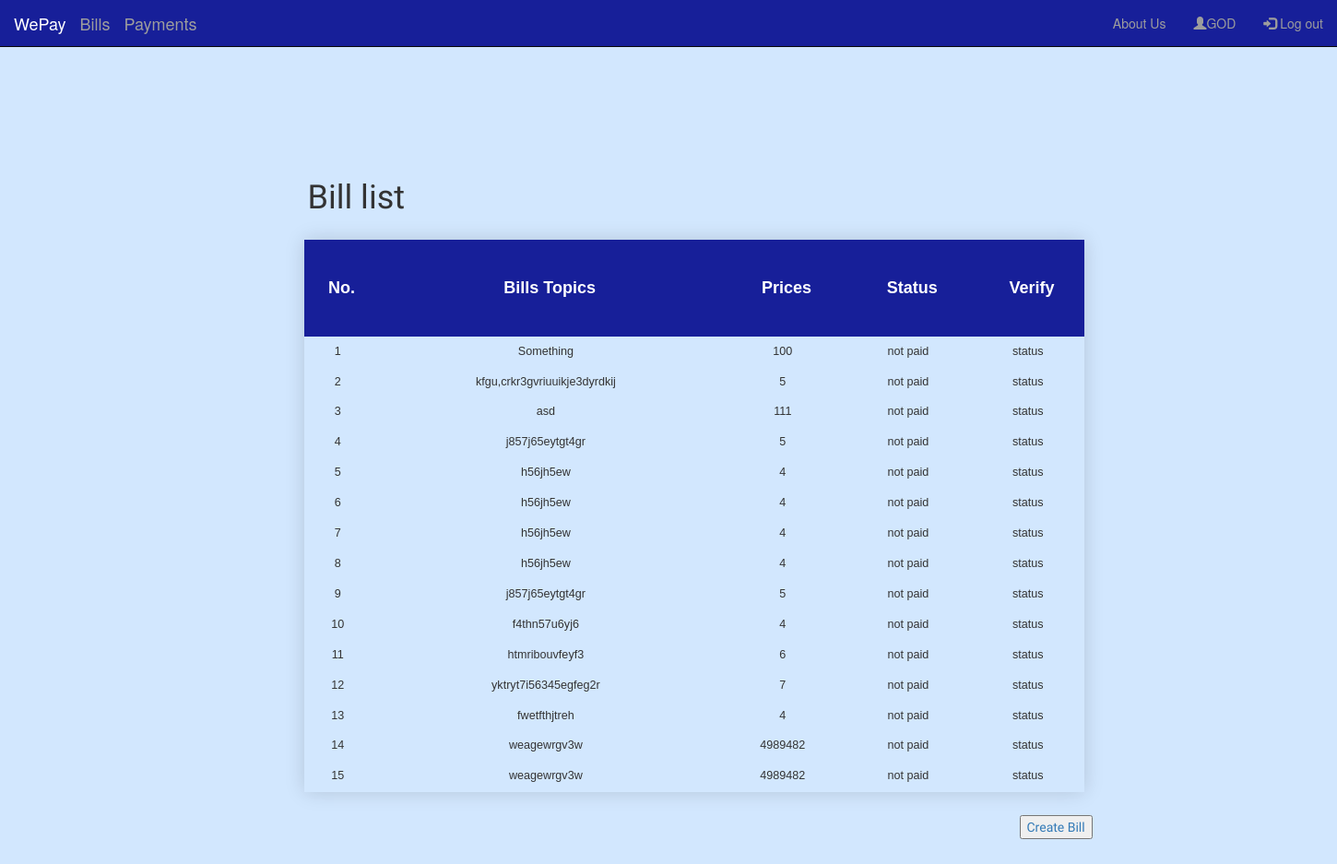
/bill/ (signed in), run on the app's committed database.
### WePay/models/bill.py (models this page shows, shortened)
class Bills(models.Model):
    header = models.ForeignKey(UserProfile, on_delete=models.CASCADE)
    name = models.CharField(max_length=100, null=True)
    pub_date = models.DateTimeField(default=timezone.localtime)
    class Meta:
        verbose_name = "Bill"
        verbose_name_plural = "Bills"
    @property
    def total_price(self) -> float:
        food = Topic.objects.filter(bill=self)
        return sum(each_food.price for each_food in food)
    def __repr__(self) -> str:
        """represent Bill objects in str form"""
        return (
            f"Bills(header={self.header}, name={self.name}, pub_date={self.pub_date})"
        )
    __str__ = __repr__

class Topic(models.Model):
    title = models.CharField(max_length=100)
    price = models.PositiveIntegerField()
    bill = models.ForeignKey(Bills, on_delete=models.CASCADE, null=True)
    user = models.ManyToManyField(UserProfile, related_name="topic")

### WePay/views/bill.py (the view)
# urls.py: path("", views.BillView.as_view(), name="bill"),
class BillView(LoginRequiredMixin, generic.ListView):
    template_name = "Wepay/bill.html"
    context_object_name = "my_bill"
    def get(self, request, *arg, **kwargs):
        user = request.user
        if (
            user.is_authenticated
            and not UserProfile.objects.filter(user_id=user.id).exists()
        ):
            UserProfile.objects.create(user_id=user.id)
        return super().get(request, *arg, **kwargs)
    def get_queryset(self):
        return Bills.objects.filter(header__user=self.request.user).order_by(
            "-pub_date"
        )

### templates/Wepay/bill.html (shortened to what this page needs)
{% extends 'WePay/base_wepay.html' %}
{% block body%}
{% if user.is_authenticated %}
{% if my_bill %}
<div class="header" style="margin-left: 3%; margin-top: 10%;"><h1>Bill list</h1></div>
<body>
  <ul>
    <table class="styled-table" style="width: 60%; height: 50%; text-align: center;">
      <thead>
        <tr>
          <th> No. </th><style>th{padding-left: 1%; text-align: center;}</style>
          <th> Bills Topics </th>
          <th> Prices </th>
          <th> Status </th>
          <th> Verify </th>
        </tr>
      </thead>
      {% for bill in my_bill %}
      <tbody>
        <tr>
          <td>{{forloop.counter0|add:"1"}}</td><style>td{padding: 1%;}</style>
          <td>{{ bill.name }}</td>
          <td>{{ bill.total_price}}</td>
          <td>not paid</td>
          <td>status</td>
        </tr>
        </tbody>
        {% endfor %}
  </ul>
</body>
{% else %}
  <p>No Bill are available.</p>
{% endif %}
<div class="createbttn">
  <p><a href="create" style="margin-left: 55%;" ><button type="button">Create Bill</button></a></p>
</div>
{% else %}
<a href='/accounts/logout'><button type="button">Log in?</button></a>
{% endif %}
{% endblock body%}

### templates/Wepay/base_wepay.html (shortened to what this page needs)
{% load static %}
<html>
	<head>
		<link rel="stylesheet" href="https://maxcdn.bootstrapcdn.com/bootstrap/3.4.1/css/bootstrap.min.css">
		<link rel="stylesheet" type="text/css" href="{% static 'wepay/create_bill.css' %}">
		<link rel="stylesheet" type="text/css" href="{% static 'wepay/bill.css' %}">
	  </head>
	  <body style=" background: #d2e7fe; margin-top: 30;">
	  <nav class="navbar navbar-inverse navbar-fixed-top" style="background-color: #171f99;">
		<div class="container-fluid">
		  <div class="navbar-header" style="font-size: larger;">
			<a class="navbar-brand" href="/bill">WePay</a>
			<a class="navbar-brand" href="/bill">Bills</a>
			<a class="navbar-brand" href="/payment">Payments</a>
		  </div>
		  <ul class="nav navbar-nav navbar-right">
			<li><a href="/about/">About Us</a></li>
			<li><a href="/user-profile/"><span class="glyphicon glyphicon-user"></span>{{user.username}}</a></li>
			<li><a href="{% url 'account_logout' %}"><span class="glyphicon glyphicon-log-in"></span> Log out</a></li>
		  </ul>
		</div>
	</nav>
	{% block body %}
	{% endblock %}
</body>
</html>

### WePay/static/wepay/create_bill.css (style rules this page uses)
* { --work: "Work Sans", sans-serif; --h2o: #7bd4cc; --honey: #bea42e; --army: #7b895b; --green: #037367; --sangria: #00281f; --white: #fff; --transition-short: all 0.5s ease-in-out; --padding-standard: 1rem; }
html, body { min-height: 100%; height: 100%; }
button { cursor: pointer; }
h2, p, input, h1, h3 { font-family: var(--work); }

### WePay/static/wepay/bill.css (style rules this page uses)
body { background: #d2e7fe; background-repeat: no-repeat; background-attachment: fixed; position: relative; width: 100%; height: 100vh; border-radius: 30%; margin-left: 20%; align-items: center; justify-content: center; }
.styled-table { border-collapse: collapse; margin: 25px 0; font-size: 0.9em; font-family: sans-serif; min-width: 400px; box-shadow: 0 0 20px rgba(0, 0, 0, 0.15); }
.styled-table thead tr { background-color: #171f99; color: #ffffff; font-size: large; font-weight: lighter; text-align: center; }
.styled-table th, .style-table td { padding-block: 5%; }
.styled-table tbody tr { border-bottom: thin solid #dddddd; }
.styled-table tbody tr:last-of-type { border-bottom: 2px solid #D2E7FE; }

### templates/Wepay/bill.html (style rules this page uses)
th { padding-left: 1%; text-align: center; }
td { padding: 1%; }

### data on the page
Bills: name "Something", total_price "100"
Bills: name "kfgu,crkr3gvriuuikje3dyrdkij", total_price "5"
Bills: name "asd", total_price "111"
Bills: name "j857j65eytgt4gr", total_price "5"
Bills: name "h56jh5ew", total_price "4"
Bills: name "h56jh5ew", total_price "4"
Bills: name "h56jh5ew", total_price "4"
Bills: name "h56jh5ew", total_price "4"
Bills: name "j857j65eytgt4gr", total_price "5"
Bills: name "f4thn57u6yj6", total_price "4"
Bills: name "htmribouvfeyf3", total_price "6"
Bills: name "yktryt7i56345egfeg2r", total_price "7"
Bills: name "fwetfthjtreh", total_price "4"
Bills: name "weagewrgv3w", total_price "4989482"
Bills: name "weagewrgv3w", total_price "4989482"

### other printed values
{{ user.username }} "GOD"
